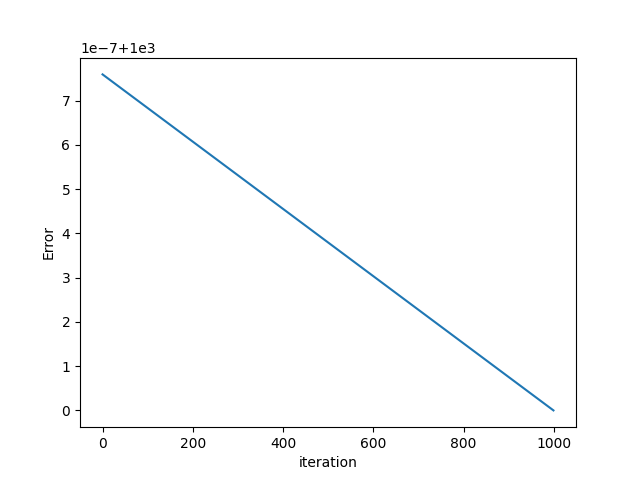

Here is the Python script that generated this plot:
import pandas
import numpy
import matplotlib.pyplot as plt
from math import sqrt

def expected_value(features_matrix, final_mat):
	exp_value = numpy.matmul(features_matrix, final_mat)
	return exp_value

def feature_derivative(errors, feature):
	derivative = numpy.sum(errors*feature)
	return derivative


def batchGDA(features_matrix, output, alpha, epsilon, max_iter):
	converge = False
	weights = numpy.ones(len(features_matrix[0]))
	weights[0], weights[2], weights[3] = -4900, 5500, 19000
	m = features_matrix.shape[0]
	itr = 0

	J = ((expected_value(features_matrix, weights) - output)**2).sum()
	arr = []
	while not converge:
		prediction = expected_value(features_matrix, weights)
		errors = prediction - output

		grad = numpy.zeros(len(weights))

		for i in range(len(weights)):
			derivative = feature_derivative(errors, features_matrix[:, i])
			grad[i] = (1.0/m)*derivative

		temp = numpy.zeros(len(weights))

		for i in range(len(weights)):
			temp[i] = weights[i] - alpha*grad[i]

		for i in range(len(weights)):
			weights[i] = temp[i]

		e = ((expected_value(features_matrix, weights) - output)**2).sum()
		arr.append(e)
		if abs(J-e) <= epsilon:
			print("Converged, iteration :", itr)
			converge = True

		J = e
		itr += 1
		# print(J)

		if itr == max_iter:
			print("Max limit exceeded !")
			converge = True
	vec = numpy.array(arr)
	return(weights, vec)

def get_np_data(data_frame, features, output):
	data_frame['constant'] = 1 #adding a constant column
	features = ['constant'] + features #adding constant feature
	#selecting the columns related to features
	df_features = data_frame[features]
	#converting it to numpy matrix
	features_matrix = df_features.to_numpy()
	#now the output
	out = data_frame[output]
	out_arr = out.to_numpy()
	return (features_matrix, out_arr)


df = pandas.read_csv("Housing_Price_Data.csv")
train, test = df[:round(len(df)*0.7)], df[round(len(df)*0.7):]

#modeling data
features_matrix, output = get_np_data(train, ['lotsize', 'bedrooms', 'bathrms'], 'price')
alpha = 7e-8
epsilon = 0.11
max_iter = 2e6

# predictor
weights, vec = batchGDA(features_matrix, output, alpha, epsilon, max_iter)
print("weights :", weights)

#prediction on testing data
test_features, test_output = get_np_data(test, ['lotsize', 'bedrooms', 'bathrms'], 'price')

exp_output = expected_value(test_features, weights)
rss = ((test_output - exp_output)**2).sum()
print("RSS error(inverse of accuracy) :", round(rss))

#plotting
plt.plot(range(1000), (vec[len(vec)-1000:]/vec[len(vec)-1])*1000, '-')
plt.xlabel('iteration')
plt.ylabel('Error')
plt.show()
